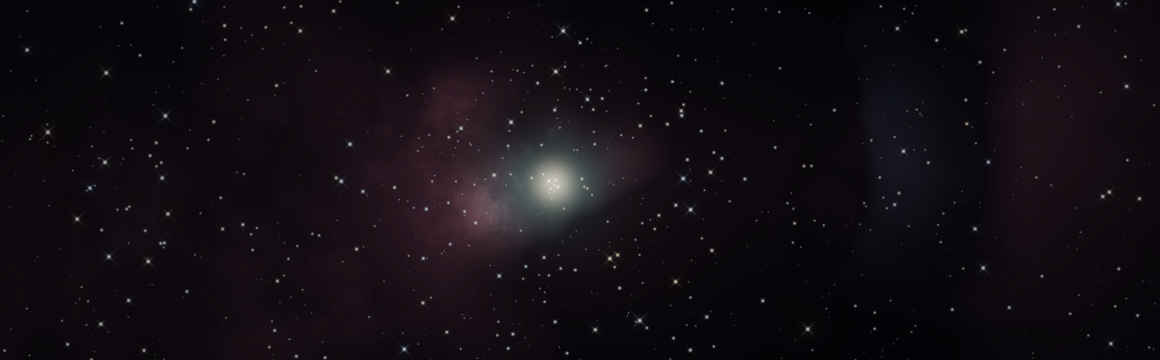
#> input picture Tools/nebula-source.png, 3480 x 1080 px (shown at 1/3 size)
$ python make_icons.py nebula-source.png nebula-source.png
#> lines starting #> are read from the running program, lines starting #| are printed output that depends on the picture
#> in main, source is the input picture: PIL image 3480x1080 RGB; mean R, G, B 18.4, 13.3, 18.4
#!/usr/bin/env python3
"""Fabrique les catalogues d'icones iOS et tvOS a partir d'une seule image source.

    python3 Tools/make_icons.py Tools/icon-source.png [Tools/nebula-source.png]

iOS se contente d'un carre de 1024. tvOS est plus exigeant : il veut du 5:3,
decompose en couches superposees pour l'effet de parallaxe, plus une banniere
d'accueil. On separe donc le croissant du ciel par un masque de luminance :
le ciel devient le plan arriere, le croissant le plan avant, et le systeme
les fait glisser l'un sur l'autre quand l'icone prend le focus.
"""

import json
import os
import shutil
import sys

import numpy as np
from PIL import Image, ImageEnhance, ImageFilter

ROOT = os.path.dirname(os.path.dirname(os.path.abspath(__file__)))
INFO = {"author": "xcode", "version": 1}


def write_json(path, payload):
    with open(path, "w") as fh:
        json.dump(payload, fh, indent=2)


def fresh(path):
    shutil.rmtree(path, ignore_errors=True)
    os.makedirs(path, exist_ok=True)
    return path


def split_layers(source: Image.Image, floor: float = 0.05):
    """Separe le sujet du ciel, par ecart au fond estime.

    Un simple seuil de luminance ne marche que pour un sujet nettement plus
    clair que le fond. Il echoue sur du verre pale pose sur un degrade a peine
    plus sombre. On estime donc le fond par un flou tres large, puis on garde
    ce qui s'en ecarte : la methode tient quel que soit le contraste.
    """
#> called with floor = 0.05
    rgb = np.asarray(source.convert("RGB")).astype(np.float32)
    radius = max(source.size) // 8
#> radius = 435
    background = np.asarray(
        source.convert("RGB").filter(ImageFilter.GaussianBlur(radius))
    ).astype(np.float32)
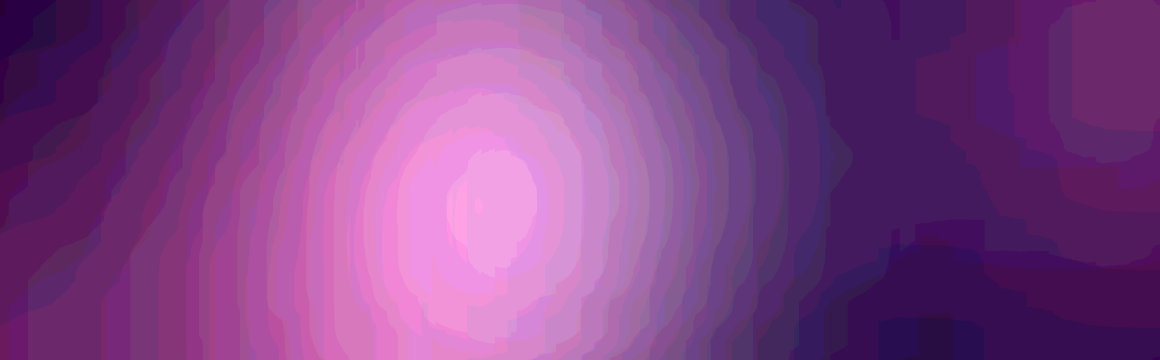
#> background: shape (1080, 3480, 3) float32 (shown at 1/3 size); mean R, G, B 16.6, 11.8, 17.3; drawn with min black and max white

    def normalise(values):
        return np.clip(values / max(np.percentile(values, 99.5), 1e-6), 0, 1)

    # Deux lectures possibles du sujet, selon l'image.
    by_contrast = normalise(np.abs(rgb - background).sum(axis=2))
    # Un ciel est bleu, un appareil gris ou noir est neutre : l'ecart de teinte
    # separe ce que la luminosite seule ne distingue pas.
    blueness = rgb[:, :, 2] - (rgb[:, :, 0] + rgb[:, :, 1]) / 2
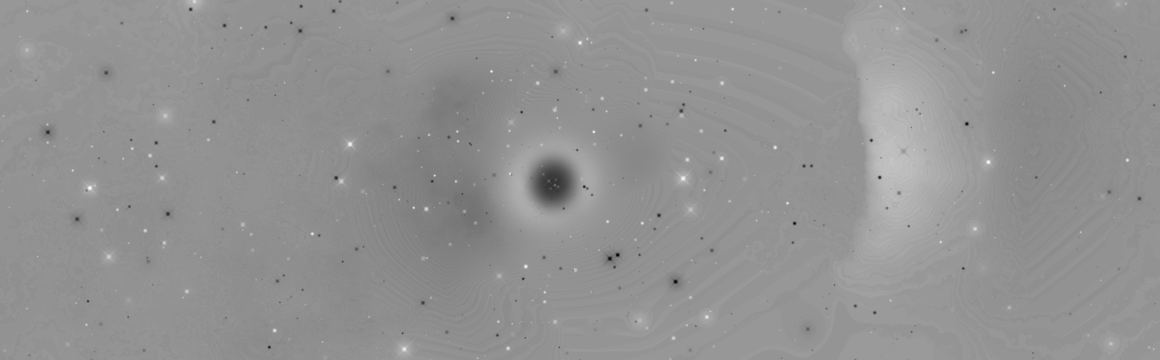
#> blueness: shape (1080, 3480) float32 (shown at 1/3 size); min -23, max 21.5, mean 2.6; drawn with min black and max white
    by_hue = normalise(np.abs(blueness - np.median(blueness)))
#> in normalise (call 2), `return np.clip(values / max(np.percentile(values, 99.5), 1e-6), 0, 1)`:
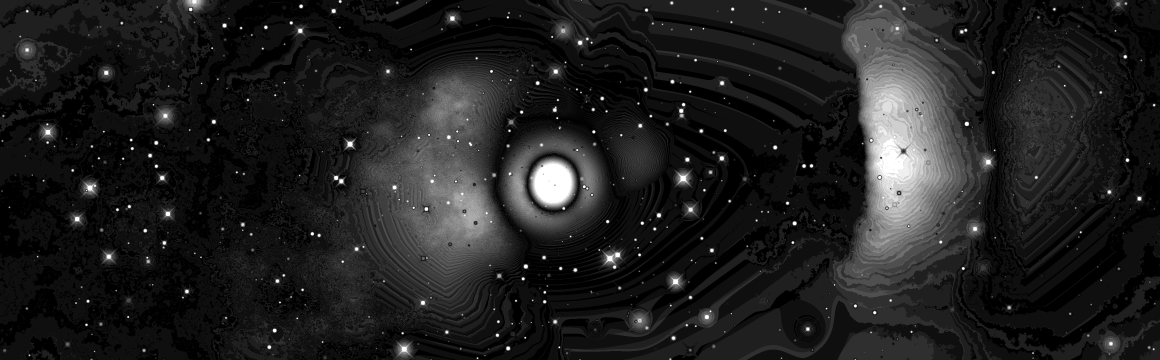
#> returned value: shape (1080, 3480) float32 (shown at 1/3 size); min 0, max 1, mean 0.126

    # On retient celle qui detache une part plausible de l'image : un masque
    # quasi vide ou quasi plein signale que le critere ne s'applique pas ici.
    #
    # Le plancher doit rester bas. Une constellation n'occupe que 1,25 % de
    # l'icone : avec un plancher a 6 %, le contraste etait ecarte alors qu'il
    # isolait exactement les etoiles, et la teinte prenait le relais en
    # selectionnant le degrade du ciel. Le plan avant devenait une plaque
    # semi-transparente, que tvOS ombrait pendant le parallaxe.
    def plausible(mask):
        return 0.005 <= (mask > 0.5).mean() <= 0.65

    alpha = by_contrast if plausible(by_contrast) else (
        by_hue if plausible(by_hue) else np.maximum(by_contrast, by_hue))
    # Adoucit les bords sans ronger le sujet.
    alpha = np.asarray(
        Image.fromarray((alpha * 255).astype(np.uint8)).filter(ImageFilter.GaussianBlur(3))
    ).astype(np.float32) / 255

    # Un voile de quelques pourcents subsiste sur toute la zone du sujet.
    # Invisible a l'oeil, il suffit a faire porter une ombre carree par tvOS
    # pendant le parallaxe : l'ombre vient de l'alpha, pas de la couleur. On
    # soustrait donc ce plancher, en reetalant ce qui reste pour ne pas
    # eteindre les halos. Sur un fond d'ecran, ou le sujet est pose sur un ciel
    # d'une autre teinte que le sien, le meme voile dessine un carre : il y faut
    # un plancher plus haut.
    alpha = np.clip((alpha - floor) / (1 - floor), 0, 1)

    front = np.dstack([rgb, alpha * 255]).astype(np.uint8)
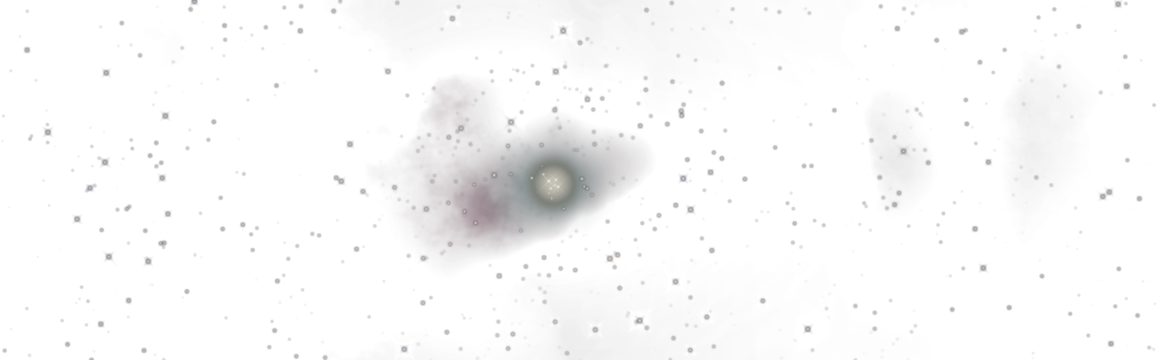
#> front: shape (1080, 3480, 4) (shown at 1/3 size); mean R, G, B, A 18.4, 13.3, 18.4, 7.6; transparent parts drawn white
    sky = source.convert("RGB").filter(ImageFilter.GaussianBlur(radius))
    return Image.fromarray(front, "RGBA"), sky


def sky_canvas(sky: Image.Image, width: int, height: int) -> Image.Image:
    """Etire le ciel au format demande, en gardant son centre."""
    ratio = max(width / sky.width, height / sky.height)
    resized = sky.resize((int(sky.width * ratio) + 1, int(sky.height * ratio) + 1),
                         Image.LANCZOS)
    left = (resized.width - width) // 2
    top = (resized.height - height) // 2
    return resized.crop((left, top, left + width, top + height))


def compose(front: Image.Image, sky: Image.Image, width: int, height: int,
            subject_ratio: float) -> Image.Image:
    """Pose le croissant, centre, sur un ciel au bon format."""
    canvas = sky_canvas(sky, width, height).convert("RGBA")
    target = int(min(width, height) * subject_ratio)
    scaled = front.resize((target, target), Image.LANCZOS)
    canvas.alpha_composite(scaled, ((width - target) // 2, (height - target) // 2))
    return canvas.convert("RGB")


SCALES = (1, 2)


def both_scales(render):
    """Rend une image a chaque echelle attendue.

    Les deux sont obligatoires : App Store Connect refuse un catalogue tvOS
    qui n'offre que le 1x, couche par couche (erreur 90709), l'Apple TV 4K
    affichant les icones au double de leur taille nominale.
    """
    return [(scale, render(scale)) for scale in SCALES]


def imageset(path, renders, idiom="tv"):
    fresh(path)
    images = []
    for scale, image in renders:
        filename = "image.png" if scale == 1 else f"image@{scale}x.png"
        image.save(os.path.join(path, filename))
        images.append({"filename": filename, "idiom": idiom, "scale": f"{scale}x"})
    write_json(os.path.join(path, "Contents.json"), {
        "images": images,
        "info": INFO,
    })


def imagestack(path, layers):
    """Une pile de couches : la premiere est au premier plan."""
    fresh(path)
    names = []
    for name, renders in layers:
        layer_dir = fresh(os.path.join(path, f"{name}.imagestacklayer"))
        write_json(os.path.join(layer_dir, "Contents.json"), {"info": INFO})
        imageset(os.path.join(layer_dir, "Content.imageset"), renders)
        names.append({"filename": f"{name}.imagestacklayer"})
    write_json(os.path.join(path, "Contents.json"), {"layers": names, "info": INFO})


def build_ios(front, sky, source):
    catalog = fresh(os.path.join(ROOT, "Apps/SeestarViewer/Assets.xcassets"))
    write_json(os.path.join(catalog, "Contents.json"), {"info": INFO})
    icon = fresh(os.path.join(catalog, "AppIcon.appiconset"))
    source.convert("RGB").resize((1024, 1024), Image.LANCZOS).save(
        os.path.join(icon, "icon-1024.png"))
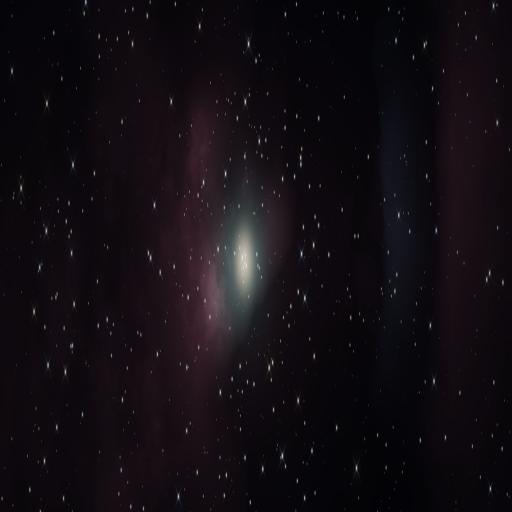
#> saved as icon-1024.png: PIL image 1024x1024 RGB (shown at 1/2 size); mean R, G, B 18.4, 13.3, 18.4
    write_json(os.path.join(icon, "Contents.json"), {
        "images": [{"filename": "icon-1024.png", "idiom": "universal",
                    "platform": "ios", "size": "1024x1024"}],
        "info": INFO,
    })
    print("iOS  : AppIcon 1024x1024")


def banner_canvas(source: Image.Image, width: int, height: int) -> Image.Image:
    """Ajuste l'image d'accueil aux formats de l'etagere du haut.

    Une image deja large est un fond d'ecran : elle se recadre, sans plus. Une
    image carree, elle, doit etre etendue, et la coller telle quelle laisserait
    voir son carre puisque son ciel n'a pas la teinte du fond. On la detoure
    alors comme pour l'icone, et on l'expose sur son propre ciel etire.
    """
    if source.width / source.height >= 2:
        return sky_canvas(source, width, height)

    front, sky = split_layers(source, floor=0.12)

    # Le ciel etire sert de decor : assombri, il laisse le sujet ressortir et
    # garde le fond assez sombre pour le texte que tvOS pose par-dessus.
    canvas = ImageEnhance.Brightness(sky_canvas(sky, width, height)).enhance(0.62)
    canvas = canvas.convert("RGBA")

    # Le sujet deborde legerement en hauteur : ses pointes sont diagonales, donc
    # loin des bords, et le cadre parait mieux rempli.
    target = int(height * 1.05)
    canvas.alpha_composite(front.resize((target, target), Image.LANCZOS),
                           ((width - target) // 2, (height - target) // 2))
    return canvas.convert("RGB")


def build_tvos(front, sky, banner=None):
    catalog = fresh(os.path.join(ROOT, "Apps/SeestarTV/Assets.xcassets"))
    write_json(os.path.join(catalog, "Contents.json"), {"info": INFO})
    brand = fresh(os.path.join(catalog, "App Icon & Top Shelf Image.brandassets"))

    # Les deux tailles d'icone, chacune en deux plans.
    for name, (w, h) in {"App Icon": (400, 240),
                         "App Icon - App Store": (1280, 768)}.items():
        def back(scale, w=w, h=h):
            return sky_canvas(sky, w * scale, h * scale).convert("RGB")

        def plane(scale, w=w, h=h):
            # Le plan avant garde sa transparence : c'est elle qui laisse voir
            # le ciel glisser dessous pendant le parallaxe.
            width, height = w * scale, h * scale
            transparent = Image.new("RGBA", (width, height), (0, 0, 0, 0))
            target = int(min(width, height) * 0.78)
            transparent.alpha_composite(
                front.resize((target, target), Image.LANCZOS),
                ((width - target) // 2, (height - target) // 2))
            return transparent

        imagestack(os.path.join(brand, f"{name}.imagestack"),
                   [("Front", both_scales(plane)), ("Back", both_scales(back))])
        print(f"tvOS : {name} {w}x{h}, 2 couches, 1x et 2x")
#> this loop made 2 passes
#> pass 1, in sky_canvas, `resized = sky.resize((int(sky.width * ratio) + 1, int(sky.height * rat..`:
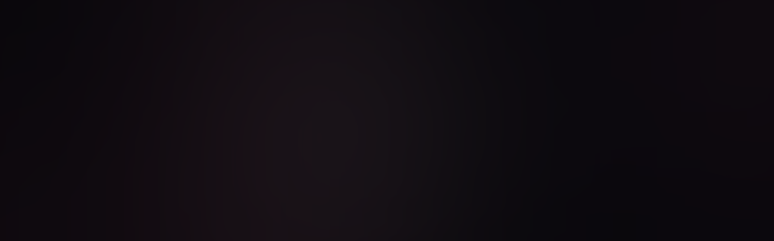
#> resized: PIL image 774x241 RGB; mean R, G, B 16.6, 12, 17

    for name, (w, h) in {"Top Shelf Image": (1920, 720),
                         "Top Shelf Image Wide": (2320, 720)}.items():
        def shelf(scale, w=w, h=h):
            if banner is not None:
                return banner_canvas(banner, w * scale, h * scale)
            return compose(front, sky, w * scale, h * scale, 0.55)

        imageset(os.path.join(brand, f"{name}.imageset"), both_scales(shelf))
        print(f"tvOS : {name} {w}x{h}, 1x et 2x")
#> this loop made 2 passes
#> pass 1, in imageset (call 5), `image.save(os.path.join(path, filename))`:
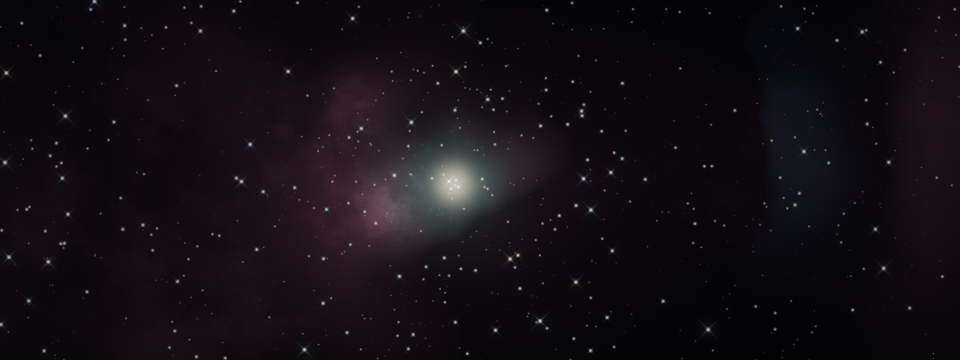
#> saved as image.png: PIL image 1920x720 RGB (shown at 1/2 size); mean R, G, B 19.3, 14.1, 19.3

    write_json(os.path.join(brand, "Contents.json"), {
        "assets": [
            {"filename": "App Icon - App Store.imagestack", "idiom": "tv",
             "role": "primary-app-icon", "size": "1280x768"},
            {"filename": "App Icon.imagestack", "idiom": "tv",
             "role": "primary-app-icon", "size": "400x240"},
            {"filename": "Top Shelf Image Wide.imageset", "idiom": "tv",
             "role": "top-shelf-image-wide", "size": "2320x720"},
            {"filename": "Top Shelf Image.imageset", "idiom": "tv",
             "role": "top-shelf-image", "size": "1920x720"},
        ],
        "info": INFO,
    })


def main():
    if len(sys.argv) < 2:
        print(__doc__)
        return 1
    source = Image.open(sys.argv[1]).convert("RGB")
    banner = Image.open(sys.argv[2]).convert("RGB") if len(sys.argv) > 2 else None
    front, sky = split_layers(source)
    build_ios(front, sky, source)
    build_tvos(front, sky, banner)
    print("\nCatalogues ecrits dans Apps/SeestarViewer et Apps/SeestarTV.")
    return 0


if __name__ == "__main__":
    sys.exit(main())
#> (the program exits here)

$ run again, with fixtures/eclipse_2026-08-12.jpg saved as Tools/nebula-source.png
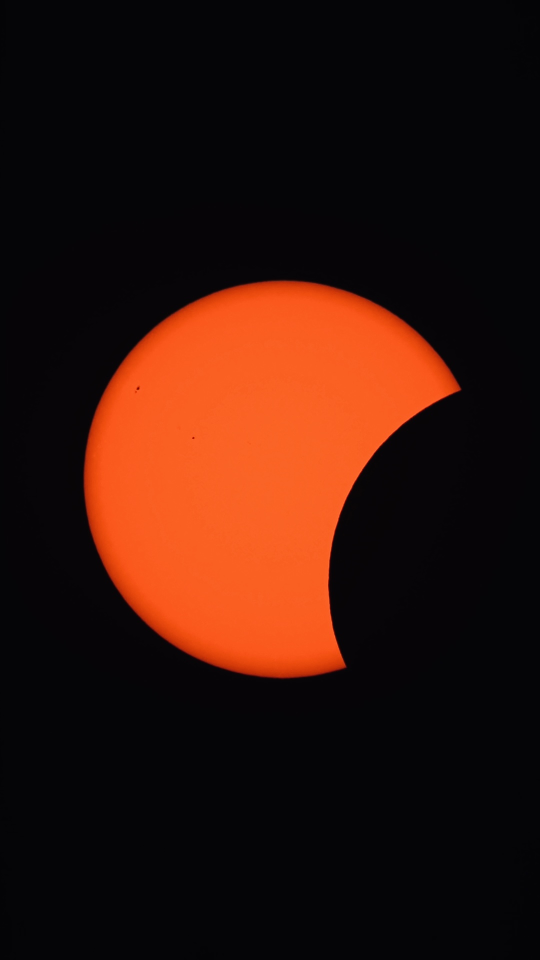
#> input picture fixtures/eclipse_2026-08-12.jpg, 1080 x 1920 px (shown at 1/2 size)
#> in main, source is the input picture: PIL image 1080x1920 RGB; mean R, G, B 50.2, 20.7, 11.4
#> the loop in build_tvos, `for name, (w, h) in {"App Icon": (400, 240), "App Icon - App Store": (..` made 2 passes
#> pass 1, in sky_canvas, `resized = sky.resize((int(sky.width * ratio) + 1, int(sky.height * rat..`:
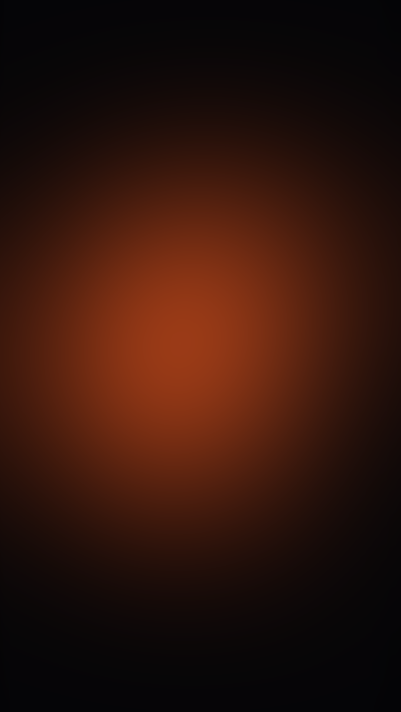
#> resized: PIL image 401x712 RGB; mean R, G, B 48.1, 20, 11.2
#> the loop in build_tvos, `for name, (w, h) in {"Top Shelf Image": (1920, 720), "Top Shelf Image ..` made 2 passes
#> pass 1, in banner_canvas, `canvas = ImageEnhance.Brightness(sky_canvas(sky, width, height)).enhan..`:
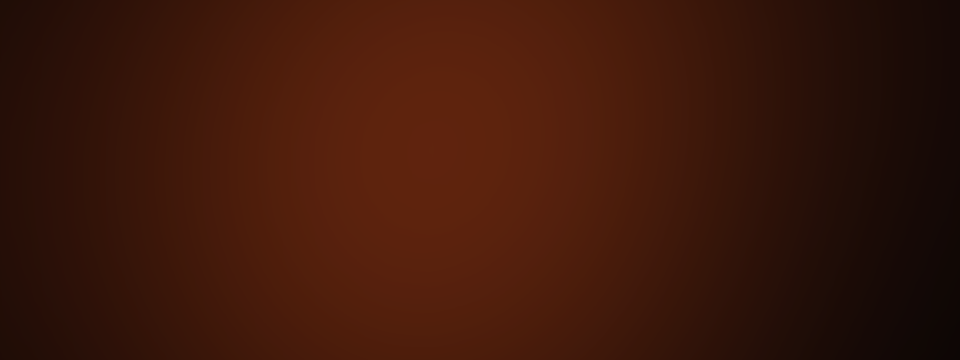
#> canvas: PIL image 1920x720 RGB (shown at 1/2 size); mean R, G, B 61.1, 23.3, 9.8
